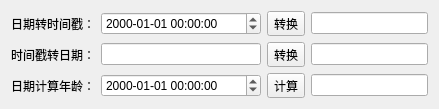
<?xml version="1.0" encoding="UTF-8"?>
<ui version="4.0">
 <class>TimeDlg</class>
 <widget class="QDialog" name="TimeDlg">
  <property name="geometry">
   <rect>
    <x>0</x>
    <y>0</y>
    <width>439</width>
    <height>96</height>
   </rect>
  </property>
  <property name="windowTitle">
   <string>时间管理</string>
  </property>
  <property name="styleSheet">
   <string notr="true"/>
  </property>
  <layout class="QGridLayout" name="gridLayout">
   <item row="0" column="0">
    <layout class="QHBoxLayout" name="horizontalLayout">
     <item>
      <widget class="QLabel" name="label">
       <property name="text">
        <string>日期转时间戳：</string>
       </property>
      </widget>
     </item>
     <item>
      <widget class="QDateTimeEdit" name="dateTimeTick">
       <property name="minimumSize">
        <size>
         <width>160</width>
         <height>0</height>
        </size>
       </property>
       <property name="maximumSize">
        <size>
         <width>160</width>
         <height>16777215</height>
        </size>
       </property>
       <property name="displayFormat">
        <string>yyyy-MM-dd HH:mm:ss</string>
       </property>
      </widget>
     </item>
     <item>
      <widget class="QToolButton" name="tbTimeToTick">
       <property name="text">
        <string>转换</string>
       </property>
      </widget>
     </item>
     <item>
      <widget class="QLineEdit" name="lineEditTick"/>
     </item>
    </layout>
   </item>
   <item row="1" column="0">
    <layout class="QHBoxLayout" name="horizontalLayout_2">
     <item>
      <widget class="QLabel" name="label_2">
       <property name="text">
        <string>时间戳转日期：</string>
       </property>
      </widget>
     </item>
     <item>
      <widget class="QLineEdit" name="lineEditDateTick">
       <property name="minimumSize">
        <size>
         <width>160</width>
         <height>0</height>
        </size>
       </property>
       <property name="maximumSize">
        <size>
         <width>160</width>
         <height>16777215</height>
        </size>
       </property>
      </widget>
     </item>
     <item>
      <widget class="QToolButton" name="tbTickToTime">
       <property name="text">
        <string>转换</string>
       </property>
      </widget>
     </item>
     <item>
      <widget class="QLineEdit" name="lineEditDate"/>
     </item>
    </layout>
   </item>
   <item row="2" column="0">
    <layout class="QHBoxLayout" name="horizontalLayout_3">
     <item>
      <widget class="QLabel" name="label_4">
       <property name="text">
        <string>日期计算年龄：</string>
       </property>
      </widget>
     </item>
     <item>
      <widget class="QDateTimeEdit" name="dateTimeBirth">
       <property name="minimumSize">
        <size>
         <width>160</width>
         <height>0</height>
        </size>
       </property>
       <property name="maximumSize">
        <size>
         <width>160</width>
         <height>16777215</height>
        </size>
       </property>
       <property name="displayFormat">
        <string>yyyy-MM-dd HH:mm:ss</string>
       </property>
      </widget>
     </item>
     <item>
      <widget class="QToolButton" name="tbCaclOldBirth">
       <property name="text">
        <string>计算</string>
       </property>
      </widget>
     </item>
     <item>
      <widget class="QLineEdit" name="lineEditBirth"/>
     </item>
    </layout>
   </item>
  </layout>
 </widget>
 <layoutdefault spacing="6" margin="11"/>
 <resources>
  <include location="resourse.qrc"/>
 </resources>
 <connections/>
</ui>
